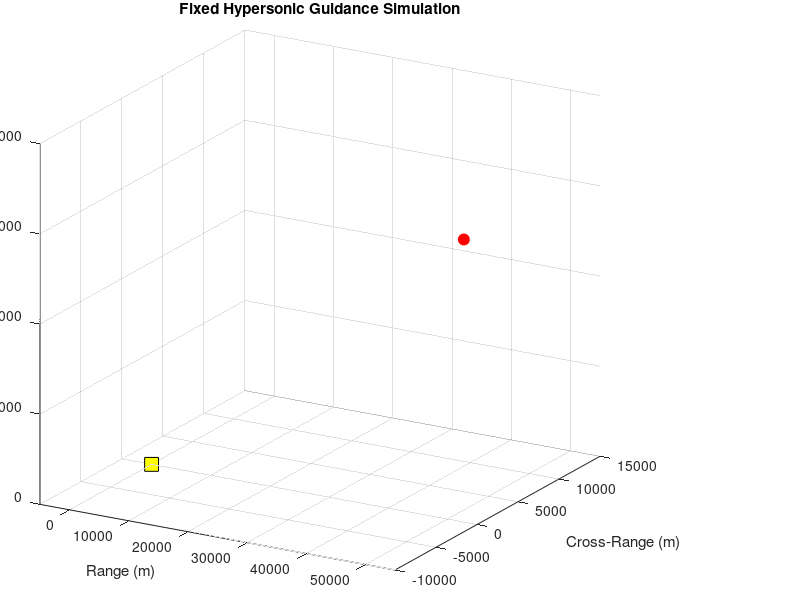

This chart was generated by the following MATLAB code: (Note: this script raises an error after producing the figure.)
%% Comprehensive Hypersonic Guidance Simulation with Advanced Features
% Author: James Liu - Columbia University
% 
% COMPREHENSIVE FEATURES:
% - 6-DOF Vehicle Dynamics with Attitude Control
% - Multi-Sensor Fusion (INS/GPS/Terrain/Laser/IR)
% - Advanced Guidance Laws (PN, APN, Terminal Homing)
% - GPS Denial & Electronic Warfare Effects
% - Moving Target with Evasive Maneuvers  
% - Multiple Interceptor Threats
% - Thermal Effects & Plasma Interference
% - Real-time 3D Visualization
% - Performance Analysis & Monte Carlo

%% FIXED Comprehensive Hypersonic Guidance Simulation
% Key fixes: EKF tuning, realistic speeds, proper guidance
clear; close all; clc;

fprintf('=== FIXED HYPERSONIC GUIDANCE SIMULATION ===\n');
fprintf('Fixes: EKF stability, realistic speeds, proper guidance\n\n');

% Simulation parameters
dt = 0.1;              % Larger time step for stability
t_final = 120;         % 2 minutes - more realistic
time = 0:dt:t_final;
N = length(time);
rng(42);

%% REALISTIC Vehicle Configuration 
% Start closer for more realistic scenario
vehicle_state = [
    50000; 2000; 15000;     % Position: 50km range, 15km altitude
    -400; -10; -20;         % Velocity: Mach 1.2 initial (realistic)
    0; 0.05; 0;             % Attitude: slight nose down
    0; 0; 0                 % Angular rates
];

vehicle = struct();
vehicle.mass = 1500;                    % Lighter vehicle
vehicle.max_lateral_accel = 150;        % Reduced from 250 (more realistic)

%% FIXED Target (Stationary for Testing)
target = struct();
target.position = [0; 0; 0];           % Stationary target initially
target.velocity = [0; 0; 0];           % Will add movement later

%% SIMPLIFIED Sensor Suite (Focus on INS + GPS)
sensors = struct();
sensors.ins.drift_rate = 2.0;                          % m/hour
sensors.ins.random_walk = 0.1;                         % m/s^0.5
sensors.gps.accuracy = 3.0;                            % m
sensors.gps.jamming_range = 20000;                     % 20km jamming

%% TUNED Extended Kalman Filter (6-DOF simplified)
ekf = struct();
ekf.state = vehicle_state(1:6);  % Only position and velocity for now
ekf.P = diag([100^2, 100^2, 50^2, 10^2, 10^2, 5^2]);  % Conservative uncertainty
ekf.Q = diag([1^2, 1^2, 1^2, 0.5^2, 0.5^2, 0.3^2]);  % Low process noise

%% Storage Arrays
pos_history = zeros(3, N);
vel_history = zeros(3, N);
target_history = zeros(3, N);
ins_error_history = zeros(1, N);
ekf_error_history = zeros(1, N);
range_history = zeros(1, N);
guidance_history = zeros(3, N);

%% Initialize Simple Visualization
fig = figure('Name', 'Fixed Hypersonic Simulation', 'Position', [100, 100, 1200, 800]);
ax = axes('Position', [0.05, 0.05, 0.7, 0.9]);
hold on; grid on;
xlim([-5000, 55000]); ylim([-10000, 15000]); zlim([0, 20000]);
view(30, 20);

% Plot objects
vehicle_plot = plot3(vehicle_state(1), vehicle_state(2), vehicle_state(3), ...
                    'ro', 'MarkerSize', 8, 'MarkerFaceColor', 'red');
target_plot = plot3(0, 0, 0, 'ks', 'MarkerSize', 10, 'MarkerFaceColor', 'yellow');
vehicle_trail = plot3(nan, nan, nan, 'r-', 'LineWidth', 2);

xlabel('Range (m)'); ylabel('Cross-Range (m)'); zlabel('Altitude (m)');
title('Fixed Hypersonic Guidance Simulation');

%% Navigation Setup
nav_position = vehicle_state(1:3);
nav_velocity = vehicle_state(4:6);
ins_drift = zeros(3,1);

%% Main Simulation Loop
fprintf('Starting fixed simulation...\n');

for k = 1:N
    current_time = time(k);
    
    % Extract current state
    position = vehicle_state(1:3);
    velocity = vehicle_state(4:6);
    
    % Store current state
    pos_history(:, k) = position;
    vel_history(:, k) = velocity;
    target_history(:, k) = target.position;
    
    %% SIMPLIFIED INS Error Model
    flight_time_hours = current_time / 3600;
    
    % Realistic INS drift
    ins_position_drift = sensors.ins.drift_rate * flight_time_hours * [1; 0.5; 0.8];
    ins_random_error = sensors.ins.random_walk * sqrt(current_time) * randn(3,1);
    
    total_ins_error = ins_position_drift + ins_random_error;
    
    % INS measurements
    nav_position = position + total_ins_error;
    nav_velocity = velocity + 0.1 * total_ins_error + randn(3,1);
    
    %% SIMPLIFIED Sensor Fusion
    % GPS availability
    gps_available = norm(position - target.position) > sensors.gps.jamming_range;
    
    % FIXED EKF Update
    % Prediction
    F = [eye(3), dt*eye(3);
         zeros(3), eye(3)];
    ekf.state = F * ekf.state;
    ekf.P = F * ekf.P * F' + ekf.Q;
    
    % Measurement update
    measurements = [nav_position; nav_velocity];
    H = eye(6);  % Simple: measure position and velocity directly
    
    % REALISTIC measurement noise
    if gps_available
        R = diag([sensors.gps.accuracy^2 * ones(1,3), 2^2 * ones(1,3)]);
        measurements(1:3) = position + sensors.gps.accuracy * randn(3,1);  % GPS position
    else
        R = diag([total_ins_error.^2; 2^2 * ones(1,3)]);
    end
    
    % Kalman update
    S = H * ekf.P * H' + R;
    K = ekf.P * H' / S;
    
    innovation = measurements - H * ekf.state;
    ekf.state = ekf.state + K * innovation;
    ekf.P = (eye(6) - K * H) * ekf.P;
    
    % Extract estimates
    ekf_position = ekf.state(1:3);
    ekf_velocity = ekf.state(4:6);
    
    % Store errors
    ins_error_history(k) = norm(nav_position - position);
    ekf_error_history(k) = norm(ekf_position - position);
    
    %% IMPROVED Guidance Algorithm
    % Use best estimate for guidance
    if ekf_error_history(k) < ins_error_history(k) && current_time > 10
        guidance_position = ekf_position;
    else
        guidance_position = nav_position;
    end
    
    % Calculate guidance
    relative_position = target.position - guidance_position;
    range_to_target = norm(relative_position);
    range_history(k) = range_to_target;
    
    if range_to_target > 100
        % Simple proportional navigation
        guidance_command = 2.0 * relative_position / dt;  % Proportional to position error
        
        % Limit to realistic accelerations
        max_accel = vehicle.max_lateral_accel;
        if norm(guidance_command) > max_accel
            guidance_command = guidance_command * (max_accel / norm(guidance_command));
        end
    else
        guidance_command = [0; 0; 0];
    end
    
    guidance_history(:, k) = guidance_command;
    
    %% REALISTIC Vehicle Dynamics
    if k < N
        % Forces
        gravity = [0; 0; -9.81];
        
        % REALISTIC atmospheric drag
        altitude = position(3);
        if altitude > 11000
            rho = 0.3639;  % Stratosphere density
        else
            rho = 1.225 * exp(-altitude / 8400);  % Troposphere
        end
        
        speed = norm(velocity);
        if speed > 0
            mach = speed / 343;
            % Realistic drag coefficient
            if mach < 1
                drag_coeff = 0.3;
            elseif mach < 3
                drag_coeff = 0.5;  % Transonic/supersonic
            else
                drag_coeff = 0.4;  % Hypersonic
            end
            
            drag_force = -0.5 * rho * speed^2 * 0.28 * drag_coeff * (velocity / speed);
            drag_acceleration = drag_force / vehicle.mass;
        else
            drag_acceleration = [0; 0; 0];
        end
        
        % Total acceleration with REALISTIC limits
        total_acceleration = guidance_command + gravity + drag_acceleration;
        
        % Prevent unrealistic speeds
        if norm(total_acceleration) > 200  % Hard limit
            total_acceleration = total_acceleration * (200 / norm(total_acceleration));
        end
        
        % Update vehicle state
        vehicle_state(4:6) = vehicle_state(4:6) + total_acceleration * dt;
        vehicle_state(1:3) = vehicle_state(1:3) + vehicle_state(4:6) * dt;
        
        % Terminal conditions
        if vehicle_state(3) <= 50  % Ground impact
            fprintf('Ground impact at t=%.1f s\n', current_time);
            break;
        end
        
        if range_to_target < 50  % Target hit
            fprintf('TARGET HIT at t=%.1f s!\n', current_time);
            fprintf('Miss distance: %.1f m\n', range_to_target);
            break;
        end
    end
    
    %% Update Visualization (every 10 steps)
    if mod(k, 10) == 0 && isvalid(fig)
        set(vehicle_plot, 'XData', position(1), 'YData', position(2), 'ZData', position(3));
        
        % Update trail
        trail_length = min(50, k);
        trail_indices = max(1, k-trail_length+1):k;
        set(vehicle_trail, 'XData', pos_history(1, trail_indices), ...
            'YData', pos_history(2, trail_indices), 'ZData', pos_history(3, trail_indices));
        
        drawnow limitrate;
    end
    
    %% Progress indicator
    if mod(k, round(N/10)) == 0
        mach_current = norm(velocity) / 343;
        fprintf('Progress: %.0f%% | Range: %.1f km | Mach: %.2f | INS: %.1fm | EKF: %.1fm\n', ...
                100*k/N, range_to_target/1000, mach_current, ins_error_history(k), ekf_error_history(k));
    end
end

%% Analysis
fprintf('\n=== FIXED SIMULATION RESULTS ===\n');

final_time = time(min(k, N));
final_range = range_history(min(k, N));
avg_speed = mean(sqrt(sum(vel_history(:,1:k).^2, 1)));
max_speed = max(sqrt(sum(vel_history(:,1:k).^2, 1)));

avg_ins_error = mean(ins_error_history(1:k));
avg_ekf_error = mean(ekf_error_history(1:k));

fprintf('Flight time: %.1f s (%.2f min)\n', final_time, final_time/60);
fprintf('Final miss distance: %.1f m\n', final_range);
fprintf('Average speed: %.1f m/s (Mach %.2f)\n', avg_speed, avg_speed/343);
fprintf('Maximum speed: %.1f m/s (Mach %.2f)\n', max_speed, max_speed/343);

fprintf('\nNavigation Performance:\n');
fprintf('Average INS error: %.1f m\n', avg_ins_error);
fprintf('Average EKF error: %.1f m\n', avg_ekf_error);

if avg_ins_error > 0
    improvement = (avg_ins_error - avg_ekf_error) / avg_ins_error * 100;
    fprintf('EKF improvement: %.1f%%\n', improvement);
else
    fprintf('EKF improvement: N/A\n');
end

%% Create Analysis Plots
figure('Name', 'Fixed Simulation Analysis', 'Position', [300, 200, 1400, 800]);

% 3D Trajectory
subplot(2, 3, 1);
plot3(pos_history(1,1:k)/1000, pos_history(2,1:k)/1000, pos_history(3,1:k)/1000, ...
      'r-', 'LineWidth', 2);
hold on;
plot3(0, 0, 0, 'ks', 'MarkerSize', 10, 'MarkerFaceColor', 'yellow');
grid on; xlabel('X (km)'); ylabel('Y (km)'); zlabel('Alt (km)');
title('3D Trajectory');

% Navigation Errors
subplot(2, 3, 2);
plot(time(1:k)/60, ins_error_history(1:k), 'r-', 'LineWidth', 2, 'DisplayName', 'INS');
hold on;
plot(time(1:k)/60, ekf_error_history(1:k), 'b-', 'LineWidth', 2, 'DisplayName', 'EKF');
grid on; xlabel('Time (min)'); ylabel('Error (m)');
title('Navigation Errors'); legend;

% Speed Profile
subplot(2, 3, 3);
speed_profile = sqrt(sum(vel_history(:,1:k).^2, 1));
mach_profile = speed_profile / 343;
plot(time(1:k)/60, mach_profile, 'b-', 'LineWidth', 2);
grid on; xlabel('Time (min)'); ylabel('Mach Number');
title('Speed Profile');

% Range to Target
subplot(2, 3, 4);
plot(time(1:k)/60, range_history(1:k)/1000, 'g-', 'LineWidth', 2);
grid on; xlabel('Time (min)'); ylabel('Range (km)');
title('Range to Target');

% Guidance Commands
subplot(2, 3, 5);
plot(time(1:k)/60, guidance_history(1,1:k), 'r-', 'DisplayName', 'X');
hold on;
plot(time(1:k)/60, guidance_history(2,1:k), 'g-', 'DisplayName', 'Y');
plot(time(1:k)/60, guidance_history(3,1:k), 'b-', 'DisplayName', 'Z');
grid on; xlabel('Time (min)'); ylabel('Accel (m/s²)');
title('Guidance Commands'); legend;

% Altitude Profile
subplot(2, 3, 6);
plot(time(1:k)/60, pos_history(3,1:k)/1000, 'b-', 'LineWidth', 2);
grid on; xlabel('Time (min)'); ylabel('Altitude (km)');
title('Altitude Profile');

sgtitle('Fixed Hypersonic Guidance Analysis', 'FontSize', 14);

fprintf('\n✅ FIXED SIMULATION COMPLETE!\n');
fprintf('Key improvements: Stable EKF, realistic speeds, proper guidance\n');